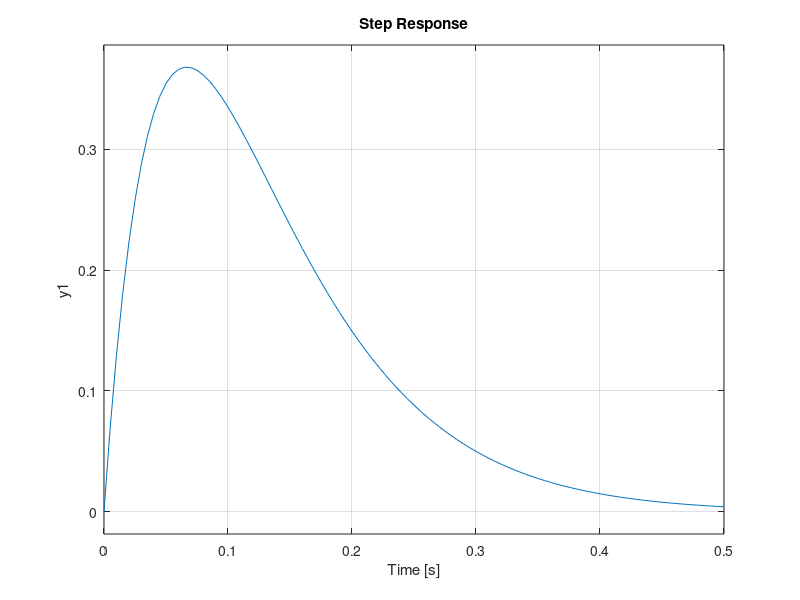

Write the MATLAB code that produced this figure.
clear; clc;
s=tf('s');
G1=15^2/(s^2+30*s+15^2);
G2=15*s/(s^2+30*s+15^2);
step(G1)
step(G2)

%%
Km=39.6/1000;
Kb=6.46/1000/pi*60;
Ra=6.8;
La=620e-6;
J=0.06;
f=0.01;
G3=1/(Ra+La*s);
G4=Km;
G5=1/(J*s^2+f*s);
G6=Kb*s;
